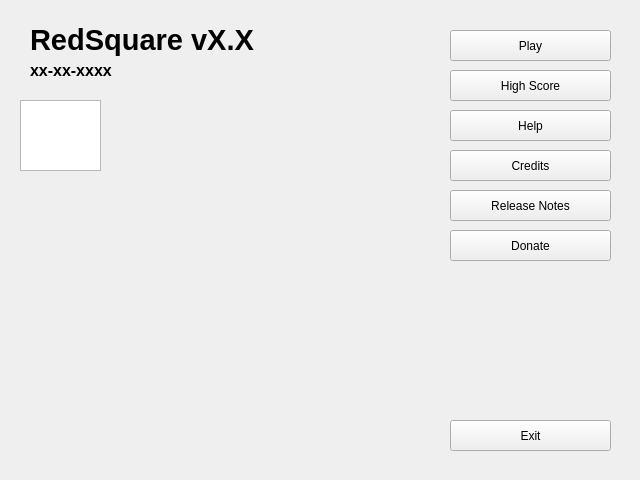
<?xml version="1.0" encoding="UTF-8"?>
<ui version="4.0">
 <class>MainMenu</class>
 <widget class="QWidget" name="MainMenu">
  <property name="geometry">
   <rect>
    <x>0</x>
    <y>0</y>
    <width>640</width>
    <height>480</height>
   </rect>
  </property>
  <property name="windowTitle">
   <string>Form</string>
  </property>
  <widget class="QLabel" name="ApplLabel">
   <property name="geometry">
    <rect>
     <x>30</x>
     <y>20</y>
     <width>261</width>
     <height>41</height>
    </rect>
   </property>
   <property name="font">
    <font>
     <pointsize>22</pointsize>
    </font>
   </property>
   <property name="text">
    <string>&lt;!DOCTYPE HTML PUBLIC &quot;-//W3C//DTD HTML 4.0//EN&quot; &quot;http://www.w3.org/TR/REC-html40/strict.dtd&quot;&gt;
&lt;html&gt;&lt;head&gt;&lt;meta name=&quot;qrichtext&quot; content=&quot;1&quot; /&gt;&lt;style type=&quot;text/css&quot;&gt;
p, li { white-space: pre-wrap; }
&lt;/style&gt;&lt;/head&gt;&lt;body style=&quot; font-family:'MS Shell Dlg 2'; font-size:22pt; font-weight:400; font-style:normal;&quot;&gt;
&lt;p style=&quot; margin-top:0px; margin-bottom:0px; margin-left:0px; margin-right:0px; -qt-block-indent:0; text-indent:0px;&quot;&gt;&lt;span style=&quot; font-weight:600; color:#000000;&quot;&gt;RedSquare vX.X&lt;/span&gt;&lt;/p&gt;&lt;/body&gt;&lt;/html&gt;</string>
   </property>
  </widget>
  <widget class="QLabel" name="dateLabel">
   <property name="geometry">
    <rect>
     <x>30</x>
     <y>60</y>
     <width>221</width>
     <height>21</height>
    </rect>
   </property>
   <property name="font">
    <font>
     <pointsize>15</pointsize>
    </font>
   </property>
   <property name="text">
    <string>&lt;!DOCTYPE HTML PUBLIC &quot;-//W3C//DTD HTML 4.0//EN&quot; &quot;http://www.w3.org/TR/REC-html40/strict.dtd&quot;&gt;
&lt;html&gt;&lt;head&gt;&lt;meta name=&quot;qrichtext&quot; content=&quot;1&quot; /&gt;&lt;style type=&quot;text/css&quot;&gt;
p, li { white-space: pre-wrap; }
&lt;/style&gt;&lt;/head&gt;&lt;body style=&quot; font-family:'MS Shell Dlg 2'; font-size:15pt; font-weight:400; font-style:normal;&quot;&gt;
&lt;p style=&quot; margin-top:0px; margin-bottom:0px; margin-left:0px; margin-right:0px; -qt-block-indent:0; text-indent:0px;&quot;&gt;&lt;span style=&quot; font-size:12pt; font-weight:600; color:#000000;&quot;&gt;xx-xx-xxxx&lt;/span&gt;&lt;/p&gt;&lt;/body&gt;&lt;/html&gt;</string>
   </property>
  </widget>
  <widget class="QPushButton" name="playButton">
   <property name="geometry">
    <rect>
     <x>450</x>
     <y>30</y>
     <width>161</width>
     <height>31</height>
    </rect>
   </property>
   <property name="text">
    <string>Play</string>
   </property>
  </widget>
  <widget class="QPushButton" name="creditsButton">
   <property name="geometry">
    <rect>
     <x>450</x>
     <y>150</y>
     <width>161</width>
     <height>31</height>
    </rect>
   </property>
   <property name="text">
    <string>Credits</string>
   </property>
  </widget>
  <widget class="QGraphicsView" name="graphicsView">
   <property name="geometry">
    <rect>
     <x>20</x>
     <y>100</y>
     <width>81</width>
     <height>71</height>
    </rect>
   </property>
   <property name="autoFillBackground">
    <bool>false</bool>
   </property>
   <property name="verticalScrollBarPolicy">
    <enum>Qt::ScrollBarAlwaysOff</enum>
   </property>
   <property name="horizontalScrollBarPolicy">
    <enum>Qt::ScrollBarAlwaysOff</enum>
   </property>
   <property name="backgroundBrush">
    <brush brushstyle="NoBrush">
     <color alpha="255">
      <red>0</red>
      <green>0</green>
      <blue>0</blue>
     </color>
    </brush>
   </property>
   <property name="foregroundBrush">
    <brush brushstyle="NoBrush">
     <color alpha="255">
      <red>0</red>
      <green>0</green>
      <blue>0</blue>
     </color>
    </brush>
   </property>
   <property name="interactive">
    <bool>true</bool>
   </property>
  </widget>
  <widget class="QPushButton" name="helpButton">
   <property name="geometry">
    <rect>
     <x>450</x>
     <y>110</y>
     <width>161</width>
     <height>31</height>
    </rect>
   </property>
   <property name="text">
    <string>Help</string>
   </property>
  </widget>
  <widget class="QPushButton" name="releasenotesButton">
   <property name="geometry">
    <rect>
     <x>450</x>
     <y>190</y>
     <width>161</width>
     <height>31</height>
    </rect>
   </property>
   <property name="text">
    <string>Release Notes</string>
   </property>
  </widget>
  <widget class="QPushButton" name="scoreButton">
   <property name="geometry">
    <rect>
     <x>450</x>
     <y>70</y>
     <width>161</width>
     <height>31</height>
    </rect>
   </property>
   <property name="text">
    <string>High Score</string>
   </property>
  </widget>
  <widget class="QPushButton" name="exitButton">
   <property name="geometry">
    <rect>
     <x>450</x>
     <y>420</y>
     <width>161</width>
     <height>31</height>
    </rect>
   </property>
   <property name="text">
    <string>Exit</string>
   </property>
  </widget>
  <widget class="QPushButton" name="donateButton">
   <property name="geometry">
    <rect>
     <x>450</x>
     <y>230</y>
     <width>161</width>
     <height>31</height>
    </rect>
   </property>
   <property name="text">
    <string>Donate</string>
   </property>
  </widget>
  <widget class="QLabel" name="newversionLabel">
   <property name="geometry">
    <rect>
     <x>30</x>
     <y>330</y>
     <width>441</width>
     <height>61</height>
    </rect>
   </property>
   <property name="font">
    <font>
     <pointsize>15</pointsize>
    </font>
   </property>
   <property name="text">
    <string>&lt;!DOCTYPE HTML PUBLIC &quot;-//W3C//DTD HTML 4.0//EN&quot; &quot;http://www.w3.org/TR/REC-html40/strict.dtd&quot;&gt;
&lt;html&gt;&lt;head&gt;&lt;meta name=&quot;qrichtext&quot; content=&quot;1&quot; /&gt;&lt;style type=&quot;text/css&quot;&gt;
p, li { white-space: pre-wrap; }
&lt;/style&gt;&lt;/head&gt;&lt;body style=&quot; font-family:'MS Shell Dlg 2'; font-size:15pt; font-weight:400; font-style:normal;&quot;&gt;
&lt;p style=&quot;-qt-paragraph-type:empty; margin-top:0px; margin-bottom:0px; margin-left:0px; margin-right:0px; -qt-block-indent:0; text-indent:0px;&quot;&gt;&lt;/p&gt;&lt;/body&gt;&lt;/html&gt;</string>
   </property>
  </widget>
  <zorder>graphicsView</zorder>
  <zorder>ApplLabel</zorder>
  <zorder>dateLabel</zorder>
  <zorder>playButton</zorder>
  <zorder>creditsButton</zorder>
  <zorder>helpButton</zorder>
  <zorder>releasenotesButton</zorder>
  <zorder>scoreButton</zorder>
  <zorder>exitButton</zorder>
  <zorder>donateButton</zorder>
  <zorder>newversionLabel</zorder>
 </widget>
 <tabstops>
  <tabstop>playButton</tabstop>
  <tabstop>scoreButton</tabstop>
  <tabstop>helpButton</tabstop>
  <tabstop>creditsButton</tabstop>
  <tabstop>releasenotesButton</tabstop>
  <tabstop>donateButton</tabstop>
  <tabstop>exitButton</tabstop>
  <tabstop>graphicsView</tabstop>
 </tabstops>
 <resources/>
 <connections/>
</ui>
